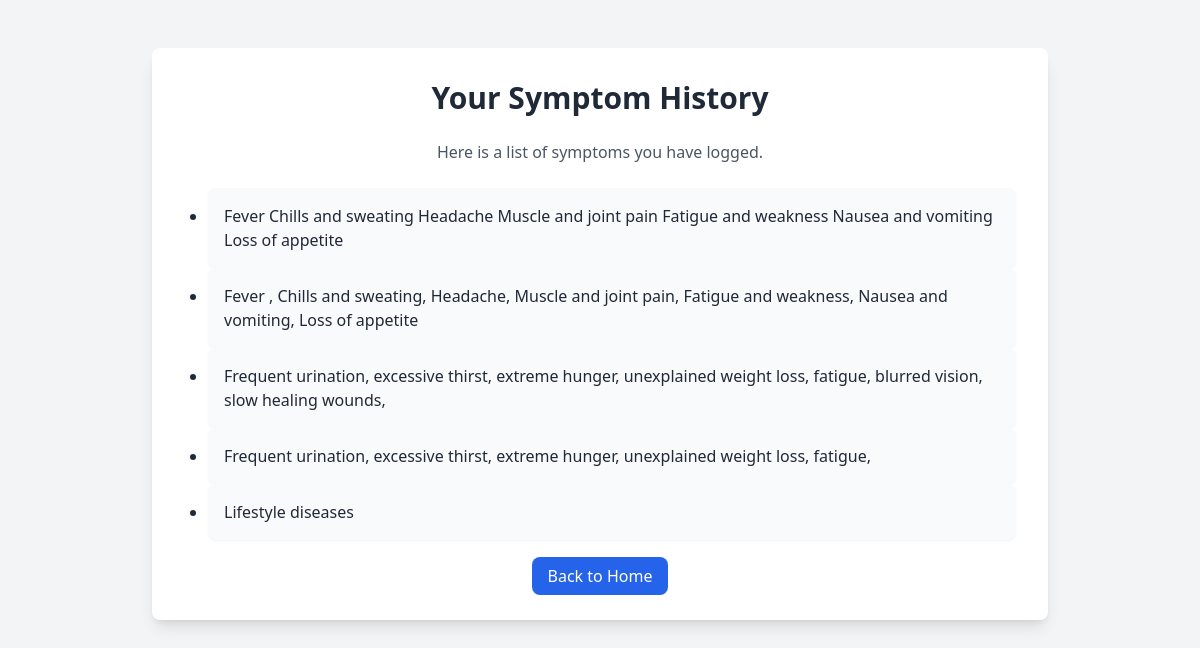
The app's page /history (signed in), older data.
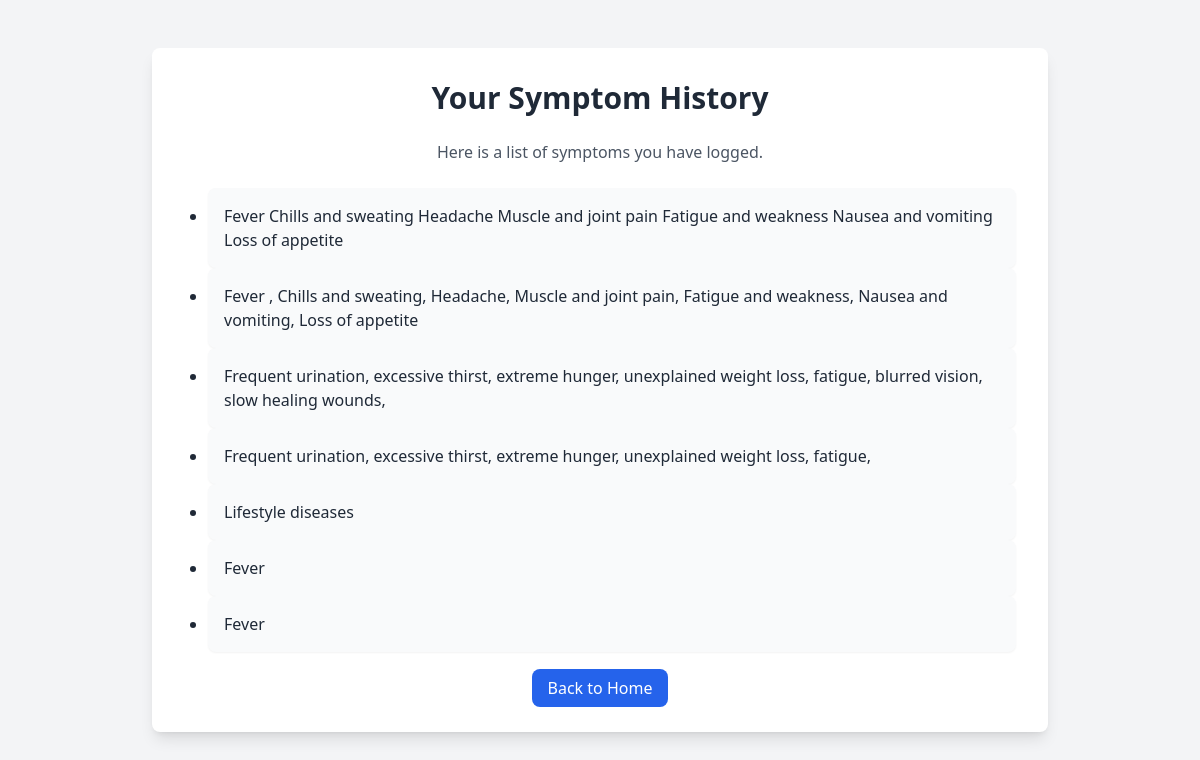
The same page, newer data.
### tables this page shows
CREATE TABLE symptoms (id INTEGER PRIMARY KEY, user TEXT, symptoms TEXT);

### app.py (the view)
@app.route('/history')
@login_required
def history():
    if 'user' in session:
        conn = sqlite3.connect("database.db")
        c = conn.cursor()
        c.execute("SELECT symptoms FROM symptoms WHERE user = ?", (session['user'],))
        history_data = c.fetchall()
        conn.close()
        return render_template("history.html", history=history_data)
    return render_template("history.html")

### app.py (called while the page is built)
def login_required(f):
    @wraps(f)
    def decorated_function(*args, **kwargs):
        if 'user' not in session:
            return redirect(url_for('signin'))
        return f(*args, **kwargs)
    return decorated_function

### templates/history.html (shortened to what this page needs)
<!DOCTYPE html>
<html lang="en">
<head>
    <script src="https://cdn.tailwindcss.com"></script>
</head>
<body class="bg-gray-100 min-h-screen flex flex-col items-center">
    <div class="bg-white p-8 rounded-lg shadow-lg max-w-4xl w-full mt-12">
        <h1 class="text-3xl font-bold text-center text-gray-800 mb-6">Your Symptom History</h1>
        <p class="text-center text-gray-600 mb-6">Here is a list of symptoms you have logged.</p>
        <div class="space-y-4">
            {% if history %}
                <ul class="list-disc pl-6">
                    {% for entry in history %}
                        <li class="text-gray-800 bg-gray-50 p-4 rounded-lg shadow-sm">
                            {{ entry[0] }}
                        </li>
                    {% endfor %}
                </ul>
            {% else %}
                <p class="text-center text-gray-600">No history found.</p>
            {% endif %}
        </div>
        <div class="mt-6 text-center">
            <a href="/" class="bg-blue-600 text-white py-2 px-4 rounded-lg hover:bg-blue-700 transition transform hover:scale-105">
                Back to Home
            </a>
        </div>
    </div>
</body>
</html>

Row changes from the older to the newer data that the page shows:
added symptoms: symptoms "Fever"
added symptoms: symptoms "Fever"
